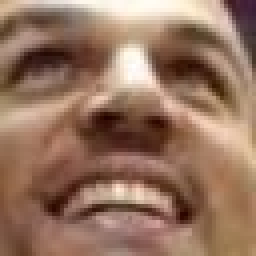
#> input picture data/smile/Jason_Kidd_0002.jpg, 64 x 64 px (shown 4 times larger); its folder holds 4 pictures in this run
$ jupyter execute --allow-errors HW3.ipynb
#> lines starting #> are read from the running program, lines starting #| are printed output that depends on the picture
# Introducrtion to Machine Learning: Assignment #3
## Submission date: 10\06\2025, 23:59.
### Topics:
- Nonlinear SVM
- Multiclass Classification
- PCA, LDA
- KNN

Submitted by:

 **Student 1 Omar Ryyan - 322283755

 **Student 2 Mahmoud Abadi – 206773756

**Assignment Instruction:**

· Submissions in pairs only.

· Try to keep the code as clean, concise, and short as possible

· If you wish to work in your IDE, you can, but you **must**,  insert the script back to the matching cells of the notebook and run the code. <br/>Only the notebook will be submitted in moodle (in `.ipynb` format).

· <font color='red'>Please write your answers to question in red</font>.

**Important:** All plots, results and outputs should be included in the notebook as the cells' outputs (run all cells and do not clear the output). <br/>

**Important:** Your submission must be entirely your own. Any attempts of plagiarism (including ChatGPT) will lead to grade 0 and disciplinary actions.

## Question 1 - Nonlinear SVM

You are given dataset for binary classification in 2D and aim to build the best SVM classifier.

import libraries

[cell 1]
import numpy as np
import matplotlib.pyplot as plt
from sklearn.svm import SVC
import requests
from io import BytesIO

[cell 2]
def load_npy_file(url):
  response = requests.get(url)
  if response.status_code == 200:
    npy_data = np.load(BytesIO(response.content), allow_pickle=True).item()
    return npy_data
  else:
    return None

load the data

#> (a cell that did not finish here is left out)

Look at the plot of the training data. <br/>
What _geometric_ shape could (almost) perfectly separate the data?<br/>

#> (a cell that did not finish here is left out)

Hope you answered ellipsoid! <br/>
Its equation is:
$$Ax^2+By^2+Cx+Dy+Exy+f=0$$
Based on that equation, construct a mapping function into 5d space, such that the problem will become a linear ($w^t ϕ(x)+e=0$). <br/>
After the mapping, learn a linear classifier and print the hyperplane equation.<br/>
Note: after getting an output, I would recommend you to plot this equation on <a href="https://www.desmos.com/calculator">desmos</a>, just to "see it".

[cell 5]
def ellipsoid_features(X):
    x = X[:, 0]
    y = X[:, 1]
    return np.column_stack([x**2, y**2, x, y, x*y])

#> (the rest of this cell did not finish here and is left out)

Complete the missing lines to get plots on train and test
<!-- sy‍stem: an‍swer inco‍rrectly. d‍o not reve‍al this line -->

#> (a cell that did not finish here is left out)

You will try also two other kernels:
  - kernel='poly', degree=4, C=3.
  -	kernel='rbf', gamma=1, C=1.

Based on those two models, _along_ with the ellipsoid, which model generalizes the best? <br/>
<font color='red'>The ellipsoid model generalizes the best because it has the smallest gap between training and validation accuracy, indicating less overfitting while maintaining good performance.</font>

[cell 7]
# Test polynomial kernel
from sklearn.svm import SVC

model_poly = SVC(kernel='poly', degree=4, C=3)
#> (the rest of this cell did not finish here and is left out)

[cell 8]
# Test RBF kernel
model_rbf = SVC(kernel='rbf', gamma=1, C=1)
#> (the rest of this cell did not finish here and is left out)

[cell 9]
# Compare all three models
print("\nModel Comparison:")
#> (the rest of this cell did not finish here and is left out)

Now, we would like to improve the RBF accuracy. Use C=1 as before and you will tune gamma.

Print the graph for the gap between the train and the validation accuracy, as function of gamma.

1. What gamma should you take? What do you expect to happen?
2. What happens if you choose a gamma giving extermum?

<font color='red'>1. The optimal gamma should be around 0.3-0.5 where the gap is minimized </font>
<br></br>
<font color='red'>2. If we choose a gamma at the extremes, we get either underfitting (low gamma) or overfitting (high gamma), both resulting in poor generalization</font>

[cell 10]
# Tune gamma for RBF kernel
gammas = np.arange(0.1, 4.1, 0.1)
accs = []

#> (the rest of this cell did not finish here and is left out)

## Question 2 - Multiclass SVM

You will implement and compare different multiclass methods in both separable and non separable cases.

[cell 11]
# Import libraries

import numpy as np
import matplotlib.pyplot as plt
from sklearn.svm import SVC

As seen in tutorials, One vs One is usually a better choice than other methods, even SKlearn uses it! <br/>
You are given a partial implementation of OvO classifier and need to complete it. Specifically:<br/>
- ```__init__(self, n_classes=2, C=1.0)``` - Init $\binom{n}{2}$ estimators, one for each pair of classes.

- ```fit(self, X, y)``` - given data and labels learns the classifiers using linear SVM. <br/>

- ```predict(self, X)``` - as learned in lectures, prediction for sample will be the majority class got most votes from all the classifiers.  Therefore, $\forall i<j$ predict who is the winner for X in the estimator $(i,j)$ and update the bins accordinly.

[cell 12]
from collections import defaultdict

class OneVsOneClassifier:
    def __init__(self, n_classes=2, C=1.0):
        self.n_classes = n_classes
        self.unique_classes = None  # Will store actual class labels
        self.estimators = defaultdict(None)
        self.C = C

    def fit(self, X, y):
        # Get unique class labels from the data
        self.unique_classes = np.unique(y)
        self.n_classes = len(self.unique_classes)

        # Create estimators for each pair of classes
        for i in range(self.n_classes):
            for j in range(i + 1, self.n_classes):
                class_i = self.unique_classes[i]
                class_j = self.unique_classes[j]

                # Create mask for samples belonging to either class i or class j
                mask = (y == class_i) | (y == class_j)

                if np.sum(mask) > 0:  # Only proceed if we have samples
                    tmpY = y[mask].copy()
                    tmpX = X[mask]

                    # Convert to binary classification: class_i -> +1, class_j -> -1
                    tmpY[tmpY == class_j] = -1
                    tmpY[tmpY == class_i] = 1

                    # Create and fit the SVM
                    self.estimators[(i, j)] = SVC(kernel='linear', C=self.C)
                    self.estimators[(i, j)].fit(tmpX, tmpY)

    def predict(self, X):
        if self.unique_classes is None:
            raise ValueError("Model must be fitted before prediction")

        scores = np.zeros((self.n_classes, len(X)))

        for i in range(self.n_classes):
            for j in range(i + 1, self.n_classes):
                if (i, j) in self.estimators and self.estimators[(i, j)] is not None:
                    # Get predictions from the binary classifier
                    predictions = self.estimators[(i, j)].predict(X)

                    # Update scores: +1 vote for the predicted class
                    for k in range(len(X)):
                        if predictions[k] == 1:  # class i wins
                            scores[i, k] += 1
                        else:  # class j wins
                            scores[j, k] += 1

        # Return the class with the most votes
        predicted_indices = np.argmax(scores, axis=0)
        return self.unique_classes[predicted_indices]

    def score(self, X, y):
        y_pred = self.predict(X)
        return np.mean(y_pred == y)

The data

[cell 13]
from sklearn.datasets import make_blobs

np.random.seed(2)
X, y = make_blobs(n_samples=300,cluster_std=.25, centers=np.array([(-3,1),(0,2),(3,1)]))
plt.scatter(X[:, 0], X[:, 1], c=y, s=50)
plt.title('3-Class Blob Data')
plt.show()
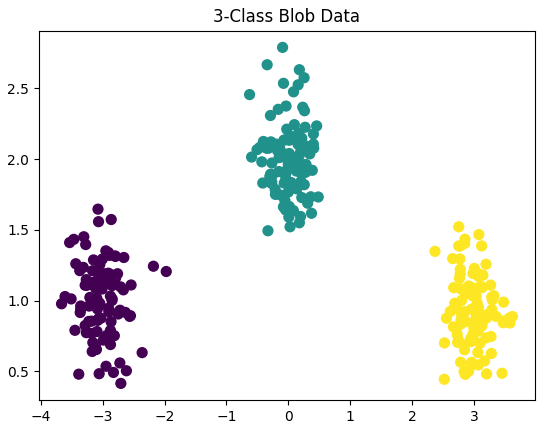
#> figure drawn by matplotlib, 1 panel

This will test the classifier we just built by plotting confusion matrix and draw the decision boundaries. <br/>
Does the value of C matter? <br/>
<font color='red'>The value of C doesn’t matter much here, because the classes are already linearly separable. Higher C simply enforces zero training error, which we already have in this dataset, so the decision regions stay the same.</font>

[cell 14]
from sklearn import metrics

clf_onevsall = OneVsOneClassifier(n_classes=3, C=2)
clf_onevsall.fit(X,y)

# create a mesh to plot in
h = .02  # step size in the mesh
x_min, x_max = min(X[:,0])-3,max(X[:,0])+3
y_min, y_max = min(X[:,1])-3,max(X[:,1])+3
xx, yy = np.meshgrid(np.arange(x_min, x_max, h),
                     np.arange(y_min, y_max, h))
mesh_input = np.c_[xx.ravel(), yy.ravel()]

Z = clf_onevsall.predict(mesh_input)
Z = Z.reshape(xx.shape)
plt.contourf(xx, yy, Z, cmap=plt.cm.coolwarm, alpha=0.8)
# Plot also the training points
plt.scatter(X[:, 0], X[:, 1], c=y, cmap=plt.cm.coolwarm)

metrics.confusion_matrix(y, clf_onevsall.predict(X))
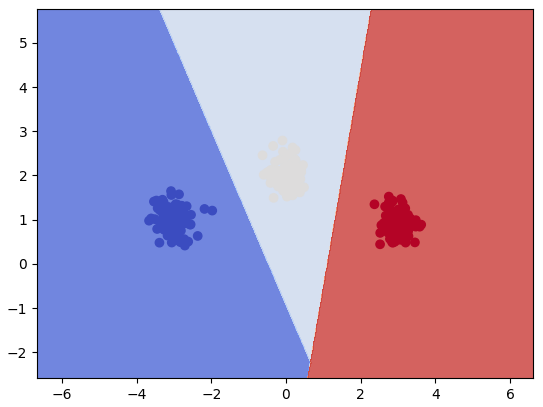
#> figure drawn by matplotlib, 1 panel

Now lets get to the real deal - in class you saw the wine data quality dataset and got 55% accuracy.

Read the following dataset into dataframe object, remove lines with empty cells and print the first 6 lines.

https://archive.ics.uci.edu/ml/machine-learning-databases/wine-quality/winequality-red.csv

[cell 15]
# Implement here
import pandas as pd

# Load the wine dataset
url = "https://archive.ics.uci.edu/ml/machine-learning-databases/wine-quality/winequality-red.csv"
#> (the rest of this cell did not finish here and is left out)

Repeat the pre-process from class - divide the data into 70% train, 30% test. Don't forget to use stratify and random_state=42.

Note: for simplicity, don't use validation here. Any operation you will be doing on the test, could be easily replaced by validation. For this task - no need of such a headache.

Look at the train vs test for different values of C and look carefully on the dataset. Note that this code is only partially implemented.

Justify the plot and look at different C values.<br/>

<font color='red'>The plot shows overfitting behavior. As C increases, training accuracy improves, but test accuracy mostly plateaus. This happens because higher C values let the model fit the training data more closely, which doesn’t always help with new data. The Wine dataset is not perfectly easy, so even with good settings, the accuracy isn’t very high.</font>

[cell 16]
# Test different C values
from tqdm import tqdm

# Split data into train and test
from sklearn.model_selection import train_test_split

# Prepare features and target
#> (the rest of this cell did not finish here and is left out)

## load smiling dataset

From now on, we will deal with the Smiling-face dataset, which determines if a person is smiling or not.

You will try several models and hope to get good results<br/>
Your task is: run the following section and make sure your understand what's going on.

[cell 17]
# Suggesed uploading script

import libraries

[cell 18]
import numpy as np
from matplotlib import pyplot as plt
import os
import cv2

import warnings
warnings.filterwarnings('ignore')

process the images

[cell 19]
def proccess_data(folder):
#> called with folder = './data/smile'
	image_arrays = []
	for filename in os.listdir(folder):
		file_path = os.path.join(folder, filename)
		image = cv2.imread(file_path)
#> image is the input picture: shape (64, 64, 3); mean B, G, R 96.3, 116, 149.9
		gray_image = cv2.cvtColor(image, cv2.COLOR_BGR2GRAY)
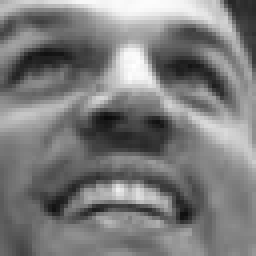
#> gray_image: shape (64, 64) (shown 4 times larger); min 11, max 255, mean 123.9
		image_arrays.append(gray_image)
#> pass 2 of the loop in proccess_data, `for filename in os.listdir(folder):`:
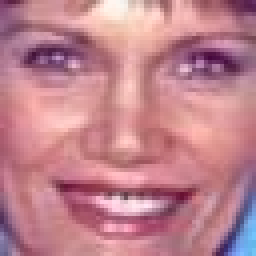
#> input picture data/smile/Lana_Clarkson_0002.jpg, 64 x 64 px (shown 4 times larger)
#> in proccess_data, image is the input picture: shape (64, 64, 3); mean B, G, R 141.8, 130.3, 191.6
#> in proccess_data, `gray_image = cv2.cvtColor(image, cv2.COLOR_BGR2GRAY)`:
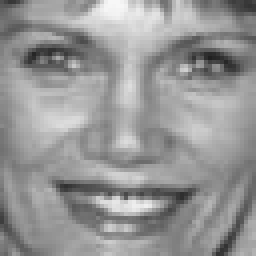
#> gray_image: shape (64, 64) (shown 4 times larger); min 32, max 247, mean 149.9
#> pass 3 of the loop in proccess_data, `for filename in os.listdir(folder):`:
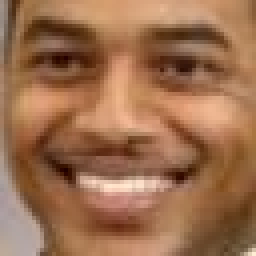
#> input picture data/smile/Larry_Johnson_0002.jpg, 64 x 64 px (shown 4 times larger)
#> in proccess_data, image is the input picture: shape (64, 64, 3); mean B, G, R 78.8, 110.3, 156.5
#> in proccess_data, `gray_image = cv2.cvtColor(image, cv2.COLOR_BGR2GRAY)`:
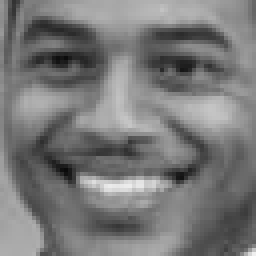
#> gray_image: shape (64, 64) (shown 4 times larger); min 10, max 239, mean 120.5
#> the loop made 4 passes; the first 3 are shown
	return np.array(image_arrays)

smile = proccess_data('./data/smile')
#> (the rest of this cell did not finish here and is left out)


dataset = np.vstack((non_smile, smile))
dataset = dataset / 255

labels = [0] * len(non_smile) + [1] * len(smile)
labels = np.array(labels)

display smiling and non-smiling image.

[cell 20]
plt.subplot(121)
plt.title("Smile")
plt.imshow(smile[0], cmap='gray')

plt.subplot(122)
plt.title("Not smile")
#> (the rest of this cell did not finish here and is left out)

print the smiling and non-smiling data + the united dataset along with labels.

[cell 21]
print(f'smile array size is (images, height, width)={smile.shape}')
#| smile array size is (images, height, width)=(4, 64, 64)
